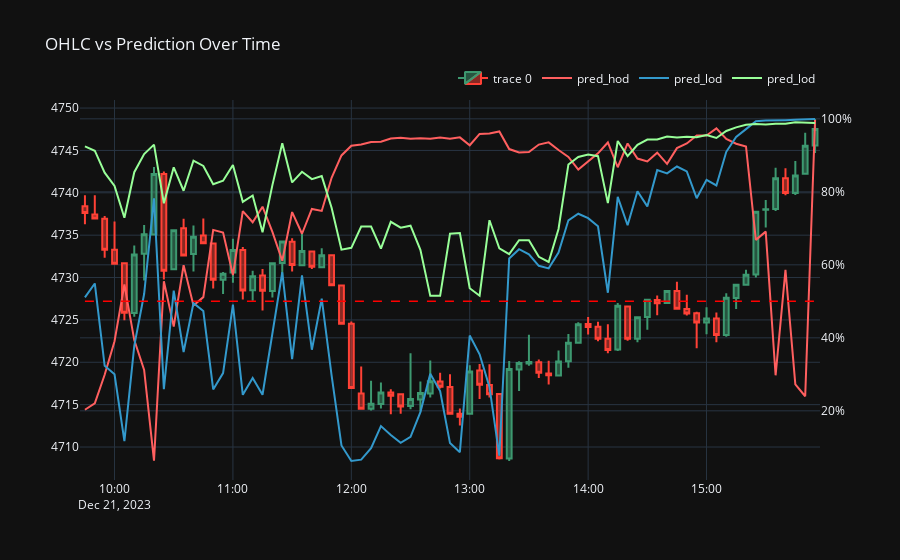

Notebook code cell kept with this figure:
### Code cell
import plotly.graph_objects as go

# Pick a day in the test set
test_day = '2023-12-21'
test_df = df_results.loc[test_day:test_day]
X_prices = spx_data.loc[test_day:test_day, ['open','high','low','close']]

df_viz = test_df.merge(X_prices, left_index=True, right_index=True)

fig = go.Figure(data=[go.Candlestick(x=df_viz.index,
                open=df_viz['open'],
                high=df_viz['high'],
                low=df_viz['low'],
                close=df_viz['close'])])

fig.add_trace(go.Scatter(x=df_viz.index, y=df_viz['pred_hod'], mode='lines', name='pred_hod', yaxis='y2', line=dict(color='#ff5f5f')))
fig.add_trace(go.Scatter(x=df_viz.index, y=df_viz['pred_lod'], mode='lines', name='pred_lod', yaxis='y2', line=dict(color='#3399cc')))
fig.add_trace(go.Scatter(x=df_viz.index, y=df_viz['pred_gd'], mode='lines', name='pred_lod', yaxis='y2', line=dict(color='#98ff98')))

fig.add_shape(
    type="line",
    x0=df_viz.index.min(),
    x1=df_viz.index.max(),
    y0=0.5,
    y1=0.5,
    yref='y2',
    line=dict(
        color="Red",
        width=1.5,
        dash="dash",
    )
)

fig.update_layout(
    template='plotly_dark',
    yaxis=dict(
        tickformat='.0f'
    ),
    yaxis2=dict(
        overlaying='y',
        side='right',
        tickformat=".0%"
    ),
    legend=dict(
        orientation="h",
        yanchor="bottom",
        y=1.02,
        xanchor="right",
        x=1
    ),
    title='OHLC vs Prediction Over Time',
    xaxis_rangeslider_visible=False
)

fig.show()
